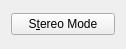
<ui version="4.0" >
 <class>StereoWidget</class>
 <widget class="QWidget" name="StereoWidget" >
  <property name="geometry" >
   <rect>
    <x>0</x>
    <y>0</y>
    <width>126</width>
    <height>49</height>
   </rect>
  </property>
  <layout class="QVBoxLayout" >
   <item>
    <widget class="QPushButton" name="stereo_button" >
     <property name="toolTip" >
      <string>Stereographic visualization</string>
     </property>
     <property name="statusTip" >
      <string>Enable/disable stereographic visualization</string>
     </property>
     <property name="text" >
      <string>S&amp;tereo Mode</string>
     </property>
     <property name="checkable" >
      <bool>true</bool>
     </property>
    </widget>
   </item>
  </layout>
 </widget>
 <resources/>
 <connections/>
</ui>
